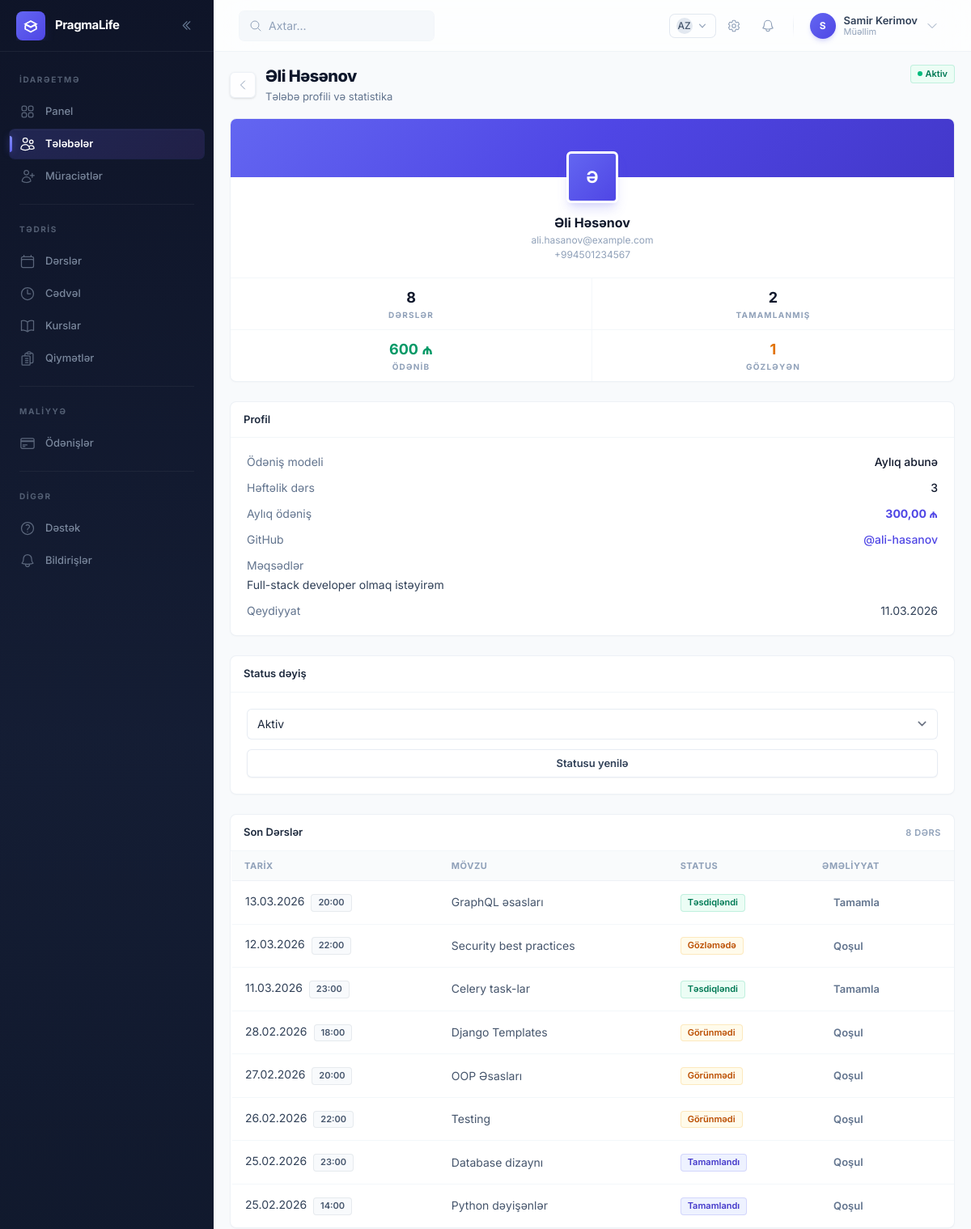
Before: /auth/students/b04a4b1d-18a2-4b28-a2ad-1397a23b7543/ (signed in, upper part) with the older database file.
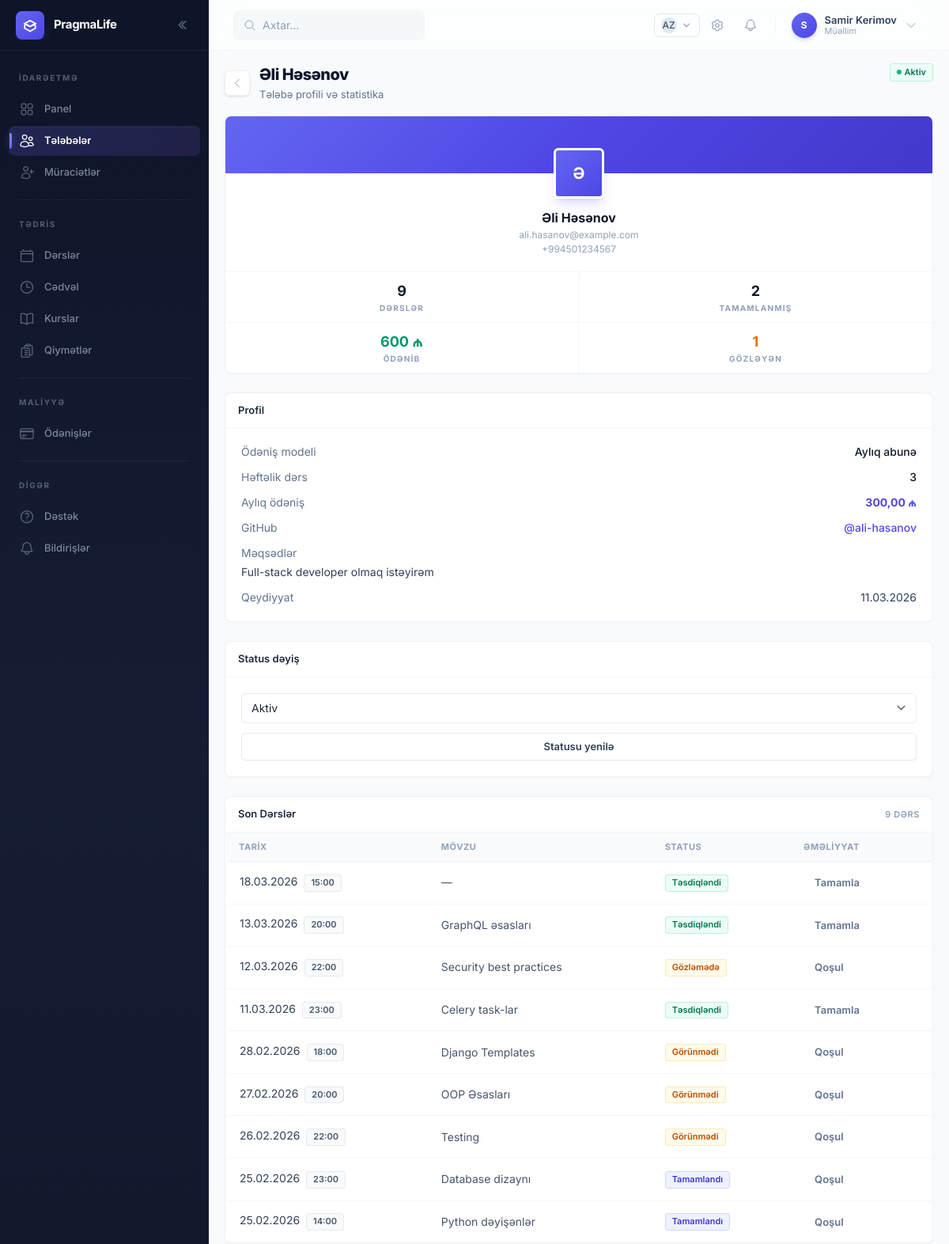
After: the same page with the newer database file.
### apps/bookings/models.py (models this page shows, shortened)
class Booking(BaseModel):
    class Status(models.TextChoices):
        PENDING = 'pending', 'Gözləmədə'
        CONFIRMED = 'confirmed', 'Təsdiqləndi'
        COMPLETED = 'completed', 'Tamamlandı'
        CANCELLED = 'cancelled', 'Ləğv edildi'
        NO_SHOW = 'no_show', 'Görünmədi'
        RESCHEDULED = 'rescheduled', 'Yenidən planlandı'
    class LessonType(models.TextChoices):
        STANDARD = 'standard', 'Standart dərs'
        TRIAL = 'trial', 'Sınaq dərsi'
        CONSULTATION = 'consultation', 'Məsləhət'
        REVIEW = 'review', 'Təkrar dərs'
    student = models.ForeignKey(
        'users.User',
        on_delete=models.CASCADE,
        related_name='bookings',
        verbose_name='Tələbə'
    )
    slot = models.OneToOneField(
        AvailabilitySlot,
        on_delete=models.CASCADE,
        related_name='booking',
        verbose_name='Vaxt slotu'
    )
    course = models.ForeignKey(
        'courses.Course',
        on_delete=models.SET_NULL,
        null=True,
        blank=True,
        related_name='bookings',
        verbose_name='Kurs'
    )
    lesson_type = models.CharField(
        max_length=20,
        choices=LessonType.choices,
        default=LessonType.STANDARD,
        verbose_name='Dərs növü'
    )
    status = models.CharField(
        max_length=20,
        choices=Status.choices,
        default=Status.PENDING,
        verbose_name='Status'
    )
    topic = models.CharField(
        max_length=255,
        blank=True,
        verbose_name='Mövzu'
    )
    student_notes = models.TextField(
        blank=True,
        verbose_name='Tələbə qeydləri'
    )
    teacher_notes = models.TextField(
        blank=True,
        verbose_name='Müəllim qeydləri'
    )
    meet_link = models.URLField(
        blank=True,
        verbose_name='Google Meet linki'
    )
    recording_url = models.URLField(
        blank=True,
        verbose_name='Qeyd URL'
    )
    price = models.DecimalField(
        max_digits=8,
        decimal_places=2,
        default=25.00,
        verbose_name='Qiymət (AZN)'
    )
    is_paid = models.BooleanField(default=False, verbose_name='Ödənilib')
    completed_at = models.DateTimeField(
        null=True,
        blank=True,
        verbose_name='Tamamlanma tarixi'
    )
    cancelled_at = models.DateTimeField(
        null=True,
        blank=True,
        verbose_name='Ləğvetmə tarixi'
    )
    cancellation_reason = models.TextField(
        blank=True,
        verbose_name='Ləğvetmə səbəbi'
    )
    class Meta:
        db_table = 'bookings_booking'
        verbose_name = 'Rezervasiya'
        verbose_name_plural = 'Rezervasiyalar'
        ordering = ['-slot__start_time']
        indexes = [
            models.Index(fields=['student', 'status']),
            models.Index(fields=['status', 'is_paid']),
        ]

class AvailabilitySlot(BaseModel):
    start_time = models.DateTimeField(
        validators=[validate_future_datetime],
        verbose_name='Başlama vaxtı'
    )
    end_time = models.DateTimeField(verbose_name='Bitmə vaxtı')
    is_reserved = models.BooleanField(default=False, verbose_name='Reserv edilib')
    is_active = models.BooleanField(default=True, verbose_name='Aktivdir')
    class Meta:
        db_table = 'bookings_availability_slot'
        verbose_name = 'Əlçatan Slot'
        verbose_name_plural = 'Əlçatan Slotlar'
        ordering = ['start_time']
        indexes = [
            models.Index(fields=['start_time', 'is_reserved']),
            models.Index(fields=['is_reserved', 'is_active']),
        ]

### apps/users/views.py (the view)
class StudentDetailView(TeacherRequiredMixin, DetailView):
    model = User
    template_name = 'users/student_detail.html'
    context_object_name = 'student'
    def get_queryset(self):
        return User.objects.filter(
            role=User.Role.STUDENT
        ).select_related('student_profile')
    def get_context_data(self, **kwargs) -> dict:
        context = super().get_context_data(**kwargs)
        student = self.object
        context['page_title'] = f'Tələbə — {student.get_full_name()}'
        context['profile'] = getattr(student, 'student_profile', None)
        from apps.bookings.models import Booking
        context['recent_bookings'] = (
            Booking.objects
            .filter(student=student)
            .select_related('slot', 'course')
            .order_by('-slot__start_time')[:10]
        )
        from apps.payments.models import Payment
        context['total_paid'] = (
            Payment.objects
            .filter(student=student, status='completed')
            .aggregate(total=Sum('amount'))['total'] or 0
        )
        context['pending_payments'] = (
            Payment.objects
            .filter(student=student, status='pending')
            .count()
        )
        context['total_lessons'] = Booking.objects.filter(student=student).count()
        context['completed_lessons'] = Booking.objects.filter(
            student=student, status='completed'
        ).count()
        return context

### apps/users/models.py (called while the page is built)
    def get_full_name(self) -> str:
        return f"{self.first_name} {self.last_name}".strip()

    @property
    def is_teacher(self) -> bool:
        return self.role == self.Role.TEACHER

    def get_monthly_price(self):
        from core.utils import calculate_monthly_price
        return calculate_monthly_price(self.lessons_per_week)

### core/context_processors.py (called while the page is built)
def lms_globals(request) -> dict:
    return {
        'LESSON_PRICE': getattr(settings, 'LESSON_PRICE', Decimal('25.00')),
        'APP_NAME': 'LMS Platform',
        'APP_VERSION': '1.0.0',
        'is_teacher': (
            request.user.is_authenticated
            and request.user.role == 'teacher'
        ),
        'is_student': (
            request.user.is_authenticated
            and request.user.role == 'student'
        ),
    }

### core/mixins.py (called while the page is built)
    def test_func(self) -> bool:
        return (
            self.request.user.is_authenticated
            and self.request.user.role == 'teacher'
        )

### templates/users/student_detail.html (shortened to what the changed rows need)
{% extends 'base.html' %}
{% block breadcrumb %}
<div class="page-header">
    <div class="flex items-center gap-3">
        <div>
            <h1 class="page-title">{{ student.get_full_name }}</h1>
        </div>
    </div>
</div>
{% endblock %}
{% block content %}
<div class="grid grid-cols-1 xl:grid-cols-3 gap-6">
    <div class="space-y-6">
        <div class="card-hover overflow-hidden">
            <div class="grid grid-cols-2 divide-x divide-slate-100/80 border-t border-slate-100/80">
                <div class="stat-item">
                    <p class="text-lg font-bold text-slate-900">{{ total_lessons }}</p>
                    <p class="text-[10px] font-bold text-slate-400 uppercase tracking-[.12em]">Dərslər</p>
                </div>
            </div>
        </div>
    </div>
    <div class="xl:col-span-2 space-y-6">
        <div class="card-hover">
            <div class="card-section">
                <h3 class="card-section-title">Son Dərslər</h3>
                <span class="text-[11px] font-semibold text-slate-400 uppercase tracking-wider">{{ total_lessons }} dərs</span>
            </div>
            {% if recent_bookings %}
            <div class="overflow-x-auto">
                <table class="data-table">
                    <thead>
                        <tr>
                            <th>Tarix</th>
                            <th>Mövzu</th>
                            <th>Status</th>
                            <th>Əməliyyat</th>
                        </tr>
                    </thead>
                    <tbody>
                        {% for booking in recent_bookings %}
                        <tr>
                            <td class="whitespace-nowrap">
                                <span class="text-slate-700">{{ booking.slot.start_time|date:"d.m.Y" }}</span>
                                <span class="ml-1 badge-neutral">{{ booking.slot.start_time|time:"H:i" }}</span>
                            </td>
                            <td class="text-slate-600">{{ booking.topic|default:"—"|truncatechars:40 }}</td>
                            <td>
                                <span class="{% if booking.status == 'confirmed' %}badge-success
                                    {% elif booking.status == 'completed' %}badge-primary
                                    {% elif booking.status == 'cancelled' %}badge-neutral
                                    {% else %}badge-warning{% endif %}">
                                    {{ booking.get_status_display }}
                                </span>
                            </td>
                            <td>
                                {% if booking.status == 'confirmed' %}
                                <form method="post" action="{% url 'bookings:complete' booking.pk %}" class="inline">
                                    <button type="submit" class="btn btn-ghost text-emerald-700 hover:bg-emerald-50">
                                        Tamamla
                                    </button>
                                </form>
                                {% elif booking.meet_link %}
                                <a href="{{ booking.meet_link }}" target="_blank" rel="noopener" class="btn btn-ghost text-primary-700 hover:bg-primary-50">Qoşul</a>
                                {% else %}
                                <span class="text-xs text-slate-400">—</span>
                                {% endif %}
                            </td>
                        </tr>
                        {% endfor %}
                    </tbody>
                </table>
            </div>
            {% endif %}
        </div>
    </div>
</div>
{% endblock %}

Changed rows visible on the page:
added Booking: slot.start_time "18.03.2026", slot.start_time "15:00", topic "—", status "Təsdiqləndi", shows "Tamamla"
Other visible differences:
{{ total_lessons }}: "8" → "9"
